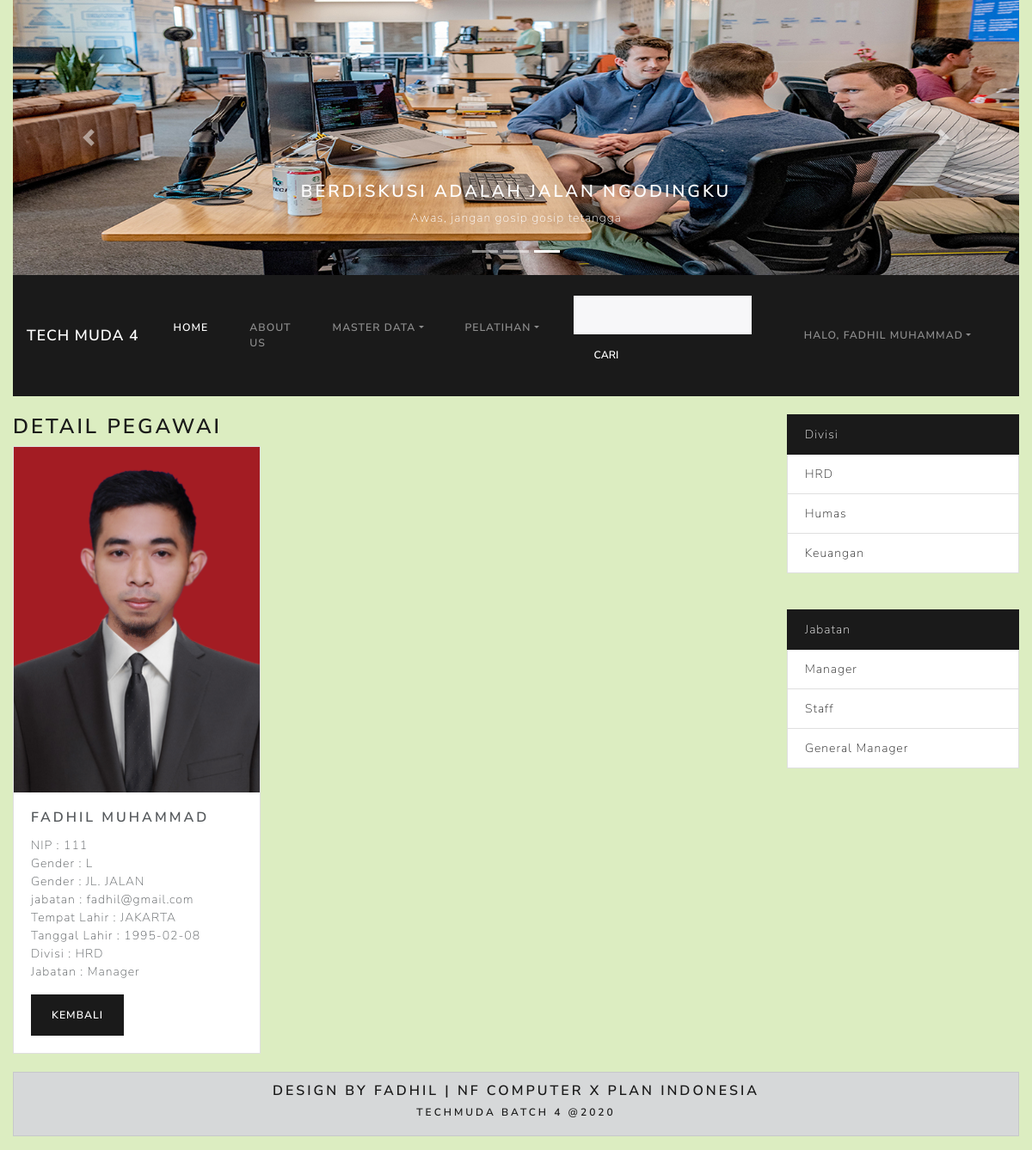
Page /index.php?hal=detail_pegawai&id=4 (signed in) on the committed database.
### tables this page shows
CREATE TABLE `pegawai` (
  `id` int(11) NOT NULL,
  `nip` varchar(25) NOT NULL,
  `nama` varchar(20) NOT NULL,
  `gender` varchar(10) NOT NULL,
  `alamat` text NOT NULL,
  `foto` varchar(30) DEFAULT NULL,
  `divisi_id` int(11) NOT NULL,
  `jabatan_id` int(11) NOT NULL,
  `email` varchar(255) NOT NULL,
  `tempat_lahir` varchar(255) NOT NULL,
  `tanggal_lahir` date NOT NULL
);

CREATE TABLE `divisi` (
  `id` int(11) NOT NULL,
  `nama` varchar(20) NOT NULL
);

CREATE TABLE `jabatan` (
  `id` int(11) NOT NULL,
  `nama` varchar(20) NOT NULL
);

### models/Pegawai.php (called while the page is built, shortened)
<?php
class Pegawai{
    private $koneksi;
    public function __construct(){
        global $dbh;
        $this->koneksi = $dbh;
    }
    public function detailPegawai($id){
    $sql = "SELECT pegawai.*, divisi.nama as divisi, jabatan.nama as jabatan FROM pegawai
    INNER JOIN divisi ON divisi.id = pegawai.divisi_id
    INNER JOIN jabatan ON jabatan.id = pegawai.jabatan_id
    WHERE pegawai.id = ?";
    $ps = $this->koneksi->prepare($sql);
    $ps->execute($id);
    $rs = $ps->fetch();
    return $rs;
}
};
?>

### models/Divisi.php (called while the page is built, shortened)
<?php
class Divisi{
    private $koneksi;
    public function __construct(){
        global $dbh;
        $this->koneksi = $dbh;
    }
    public function dataDivisi(){
        $sql = "SELECT * FROM divisi";
        $ps = $this->koneksi->prepare($sql);
        $ps->execute();
        $rs = $ps->fetchAll();
        return $rs;
    }
};
?>

### models/Jabatan.php (called while the page is built, shortened)
<?php
class Jabatan {
    private $koneksi;
    public function __construct(){
        global $dbh;
        $this->koneksi = $dbh;
    }
    public function dataJabatan(){
        $sql = "SELECT * FROM jabatan";
        $ps = $this->koneksi->prepare($sql);
        $ps->execute();
        $rs = $ps->fetchAll();
        return $rs;
    }
};
?>

### detail_pegawai.php (the view, shortened to what this page needs)
<?php
if(isset($_SESSION['MEMBER']) ){
?>
<?php
$id = $_GET['id'];
$model = new Pegawai();
$peg = $model->detailPegawai([$id]);
?>
<h3>Detail Pegawai</h3>
<div class="card" style="width: 18rem;">
<img src="images/<?= $peg['foto']?>" class="card-img-top" alt="...">
<div class="card-body">
  <h5 class="card-title"> <?= $peg['nama']?> </h5>
  <p class="card-text">
  NIP : <?=$peg['nip'] ?> <br>
  Gender : <?=$peg['gender'] ?> <br>
  Gender : <?=$peg['alamat'] ?> <br>
  jabatan : <?=$peg['email'] ?> <br>
  Tempat Lahir : <?=$peg['tempat_lahir'] ?><br>
  Tanggal Lahir : <?=$peg['tanggal_lahir'] ?><br>
  Divisi : <?=$peg['divisi'] ?><br>
  Jabatan : <?=$peg['jabatan'] ?>
  </p>
  <a href="index.php?hal=pegawai#peg" class="btn btn-primary">Kembali</a>
</div>
</div>
<?php }
      else{
       include_once 'terlarang.php';
      }?>

### sidebar.php (shortened to what this page needs)
<?php
$obj1 = NEW Divisi();
$ar_divisi = $obj1->dataDivisi();
$obj2 = NEW Jabatan();
$ar_jabatan= $obj2->dataJabatan();
?>
				<?php
					if(isset($_SESSION['MEMBER']) ){
				?>
<div class="col-md-3">
			<div class="list-group">
				 <a href="#" class="list-group-item list-group-item-action active">Divisi</a>
				<?php
				foreach($ar_divisi as $div){
				?>
				<div class="list-group-item">
					<a href="index.php?hal=pegawai&id=<?= $div['id'] ?>"><?= $div['nama'] ?></a>
				</div>
				<?php } ?>
			</div>
			<br><br>
			<div class="list-group">
				 <a href="#" class="list-group-item list-group-item-action active">Jabatan</a>
				 <?php
				foreach($ar_jabatan as $jab){
				?>
				<div class="list-group-item">
					<a href="index.php?hal=pegawai&idj=<?= $jab['id'] ?>"><?= $jab['nama'] ?></a>
				</div>
				<?php } ?>
			</div>
	<?php }?>
</div>
</div>

### css/style.css (style rules this page uses)
body { background-color: #dcedc1; background-repeat: no-repeat; background-size: cover; }

### rows in the picture
pegawai: foto (picture), nama "FADHIL MUHAMMAD", nip "111", gender "L", alamat "JL. JALAN", email "fadhil@gmail.com", tempat_lahir "JAKARTA", tanggal_lahir "1995-02-08", divisi.nama "HRD", jabatan.nama "Manager"
divisi: nama "HRD"
divisi: nama "Humas"
divisi: nama "Keuangan"
jabatan: nama "Manager"
jabatan: nama "Staff"
jabatan: nama "General Manager"

### other values in the picture
$_SESSION['MEMBER']['fullname'] "FADHIL MUHAMMAD"
